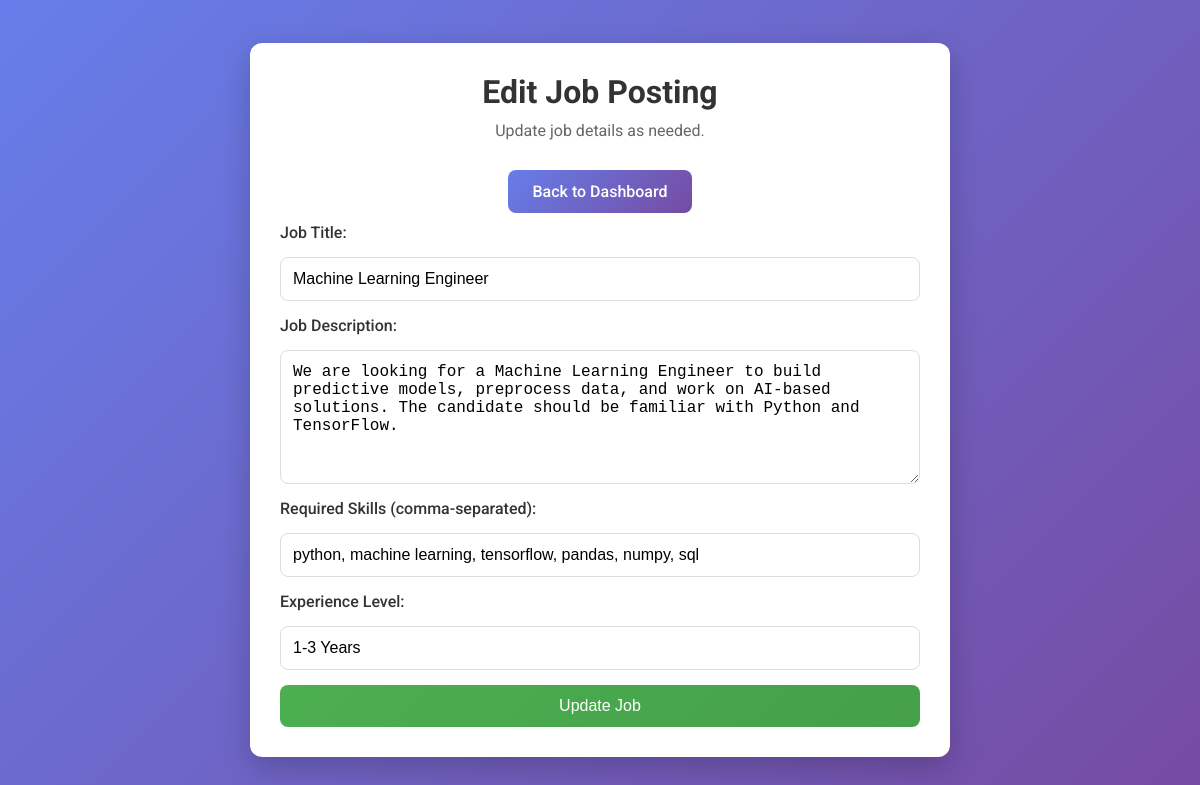
The app's page /edit_job/5 (signed in) with its own data.
### models.py (models this page shows, shortened)
class Job(db.Model):
    id = db.Column(db.Integer, primary_key=True)
    title = db.Column(db.String(150), nullable=False)
    description = db.Column(db.Text, nullable=False)
    required_skills = db.Column(db.Text, nullable=True)
    experience_level = db.Column(db.String(50), nullable=True)
    created_by = db.Column(db.Integer, db.ForeignKey('user.id'), nullable=False)
    created_at = db.Column(db.DateTime, default=datetime.utcnow)
    applications = db.relationship('Application', backref='job', lazy=True)

### app.py (the view, shortened to what this page needs)
@app.route('/edit_job/<int:job_id>', methods=['GET', 'POST'])
@login_required
@require_roles('recruiter')
def edit_job(job_id):
    job = Job.query.filter_by(id=job_id, created_by=current_user.id).first_or_404()
    return render_template('edit_job.html', job=job)

### app.py (called while the page is built)
def require_roles(*roles):
    def decorator(func):
        @wraps(func)
        def wrapper(*args, **kwargs):
            if not current_user.is_authenticated:
                return login_manager.unauthorized()
            if current_user.role not in roles and not is_admin_user():
                flash('You do not have permission to access this page.', 'error')
                return redirect(url_for('index'))
            return func(*args, **kwargs)
        return wrapper
    return decorator

@login_manager.user_loader
def load_user(user_id):
    return User.query.get(int(user_id))

### templates/edit_job.html (shortened to what this page needs)
<!DOCTYPE html>
<html lang="en">
<head>
    <link rel="stylesheet" href="{{ url_for('static', filename='style.css') }}">
</head>
<body>
    <div class="container">
        <h1>Edit Job Posting</h1>
        <p>Update job details as needed.</p>
        <a href="{{ url_for('recruiter_dashboard') }}" class="btn btn-secondary">Back to Dashboard</a>
        <form method="POST">
            <label for="title">Job Title:</label>
            <input type="text" id="title" name="title" value="{{ job.title }}" required>
            <label for="description">Job Description:</label>
            <textarea id="description" name="description" rows="6" required>{{ job.description }}</textarea>
            <label for="required_skills">Required Skills (comma-separated):</label>
            <input type="text" id="required_skills" name="required_skills" value="{{ job.required_skills or '' }}">
            <label for="experience_level">Experience Level:</label>
            <input type="text" id="experience_level" name="experience_level" value="{{ job.experience_level or '' }}">
            <button type="submit">Update Job</button>
        </form>
    </div>
</body>
</html>

### static/style.css (style rules this page uses)
* { margin: 0; padding: 0; box-sizing: border-box; }
body { font-family: 'Roboto', sans-serif; background: linear-gradient(135deg, #667eea 0%, #764ba2 100%); margin: 0; padding: 20px; min-height: 100vh; display: flex; align-items: center; justify-content: center; }
.container { max-width: 700px; width: 100%; background: white; padding: 30px; border-radius: 12px; box-shadow: 0 10px 30px rgba(0,0,0,0.2); text-align: center; }
h1 { color: #333; margin-bottom: 10px; font-size: 2em; }
p { color: #666; margin-bottom: 20px; }
form { display: flex; flex-direction: column; gap: 15px; }
label { font-weight: 500; color: #333; text-align: left; }
input, textarea, select { padding: 12px; border: 1px solid #ddd; border-radius: 8px; font-size: 16px; transition: border-color 0.3s; }
button { background: linear-gradient(135deg, #4CAF50, #45a049); color: white; padding: 12px; border: none; border-radius: 8px; font-size: 16px; font-weight: 500; cursor: pointer; transition: transform 0.2s, box-shadow 0.2s; }
.btn { display: inline-block; background: linear-gradient(135deg, #4CAF50, #45a049); color: white; padding: 12px 24px; border: none; border-radius: 8px; font-size: 16px; font-weight: 500; cursor: pointer; transition: transform 0.2s, box-shadow 0.2s; text-decoration: none; margin: 10px; }
.btn-secondary { background: linear-gradient(135deg, #667eea, #764ba2); }

### records on screen
Job: title "Machine Learning Engineer", description "We are looking for a Machine Learning Engineer to build predictive models, preprocess data, and work on AI-based solutions. The candidate should be familiar with Python and TensorFlow.", required_skills "python, machine learning, tensorflow, pandas, numpy, sql", experience_level "1-3 Years"
